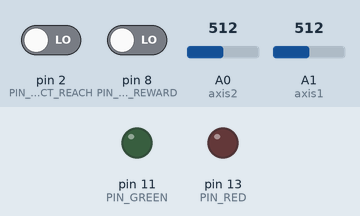
Recording of a sketch running on a simulated Arduino Uno, built with avr-gcc and run on an emulated ATmega328P. Parts: output pins drawn as LEDs (lit = HIGH). The test bench sets the inputs (shaded band); at power-on: pin 2 (PIN_DETECT_REACH) LOW, A0 (axis2) = 512, A1 (axis1) = 512, pin 8 (PIN_DETECT_REWARD) LOW. What the sketch prints to the serial monitor is not drawn.

Above: at 1.2 s.
1.3 s: pin 2 (PIN_DETECT_REACH) driven HIGH
At 2.2 s:
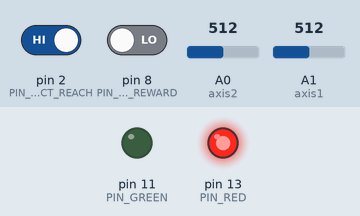
2.8 s: A0 (axis2) set to 716
4.3 s: A1 (axis1) set to 716
5.8 s: pin 8 (PIN_DETECT_REWARD) driven HIGH
7.3 s: A0 (axis2) set to 900
8.8 s: A1 (axis1) set to 900
Timing chart, 0 to 11.3 s (numbered marks = the images above; inputs shaded):
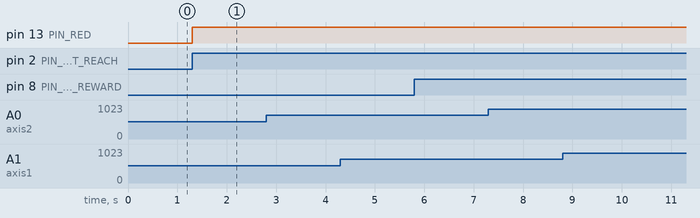

The sketch:

joystickUpdate.ino
```cpp
#include <IRremote.h>

#define PIN_IR 3
#define PIN_DETECT_REACH 2
#define PIN_DETECT_REWARD 8
#define PIN_GREEN 11
#define PIN_RED 13
#define PIN_PELLET 6
#define PIN_DELIVERED 7

const int axis1 = A1;
const int axis2 = A0;

int a1Baseline;
int a2Baseline;
int count = 0;

int perturb = 0;
int isBroken_REACH = 0;
int isBroken_REWARD = 0;
int REACH_STATUS;
int REWARD_STATUS;
IRsend irsend;

boolean onLED = false;
boolean zero = false;
int counter = 0;

const int zthreshold = 15;
int gthreshold = 100;
int LRthreshold = 50;

int start;
int dur;

void setup() {
  // open a serial connection to display values
  Serial.begin(115200); //bits per second = 14400 bytes per second = 14 bytes per ms
  pinMode(PIN_DETECT_REACH, INPUT);
  pinMode(PIN_DETECT_REWARD, INPUT);
  pinMode(PIN_GREEN, OUTPUT);
  pinMode(PIN_RED, OUTPUT);
  irsend.enableIROut(38);
  irsend.mark(0);
}

void loop() {

//// set baseline zero
//  while (count<8) {
//    a1Baseline = (a1Baseline + analogRead(axis1));
//    a2Baseline = (a2Baseline + analogRead(axis2));
//    count++;
//  }
//  if (count == 8) {
//    // divide by 8 (take average)
//    a1Baseline = a1Baseline >> 3;
//    a2Baseline = a2Baseline >> 3;
//    count++;
//  }
//
start = micros();


  union {
    struct {
      int srt;
      int threshold;
      int width;
      int perturb;
      int fin;
    } packet;

    byte recieveData[10];
  } down;

if (Serial.available() > 0) {
  digitalWrite(PIN_GREEN,HIGH);
  for (int i = 0; i < 10; i++) {
      // read the incoming byte:
      down.recieveData[i] = Serial.read();
  }

  gthreshold = down.packet.threshold;
  LRthreshold = down.packet.width;
  perturb = down.packet.perturb;
}
digitalWrite(PIN_GREEN,LOW);

  // read the value on AnalogIn pins
  int axis1Val = analogRead(axis1);
  int axis2Val = analogRead(axis2);

  // compare to baseline
  int a1 = (axis1Val - a1Baseline);
  int a2 = (axis2Val - a2Baseline);

  Serial.print(millis());
  Serial.print(',');
  Serial.print(a1);
  Serial.print(',');
  Serial.println(a2);

  // detect joystick at zero location
  if (a1 < zthreshold && a1 > -zthreshold  && a2 < zthreshold  && a2 > -zthreshold) {
    zero = true;
    }
  // detect joystick in goal
  if (a1 > gthreshold && a1 < -gthreshold && a2 < LRthreshold && a2 > -LRthreshold) {
    if (zero){
//      onLED = true;
      digitalWrite(PIN_GREEN, HIGH);  // turn reward LED off
      //SEND TTL PULSE TO DISPENSER (set pin to high)
      digitalWrite(PIN_PELLET,HIGH);
      zero = false;
    }
  }

//  if (onLED && counter < 1000) {
//    digitalWrite(PIN_GREEN, HIGH);
//    counter++;
//  }else{
//    onLED = false;
//    counter = 0;
//    digitalWrite(PIN_GREEN, LOW);
//  }

  REACH_STATUS = digitalRead(PIN_DETECT_REACH);
  digitalWrite(PIN_RED,REACH_STATUS);
//  if (REACH_STATUS != isBroken_REACH){
//    isBroken_REACH = REACH_STATUS;
//    Serial.print(millis());
//    Serial.print(',');
//    Serial.print(isBroken_REACH);
//    Serial.println("BEAMBREAK");
//  }

  REWARD_STATUS = digitalRead(PIN_DETECT_REWARD);
  if (REWARD_STATUS == HIGH) { // beam broken (add: and pellet dispensed)
    digitalWrite(PIN_GREEN,LOW); // turn reward LED off
  }
//  if (REWARD_STATUS != isBroken_REWARD){
//    isBroken_REWARD = REWARD_STATUS;
//    Serial.print(millis());
//    Serial.print(',');
//    Serial.print(isBroken_REWARD);
//    Serial.println("BEAMBREAK");
//  }


  union {
    struct {
      int srt;
      int x;
      int y;
      int REACH_BB;
      int REWARD_BB;
//      int dT;
      int fin;
    } packet;

    byte sendData[12];
  } up;

up.packet.srt = 0;
up.packet.x = a1;
up.packet.y = a2;
up.packet.REACH_BB = REACH_STATUS;
up.packet.REWARD_BB = REWARD_STATUS;
//up.packet.
up.packet.fin = 0;

  Serial.write(up.sendData,12);

  dur = micros() - start;
  delayMicroseconds(1000-dur);
}
```

Measured:
- after the input at 1.3 s, pin 13 (PIN_RED): LOW → HIGH at once
